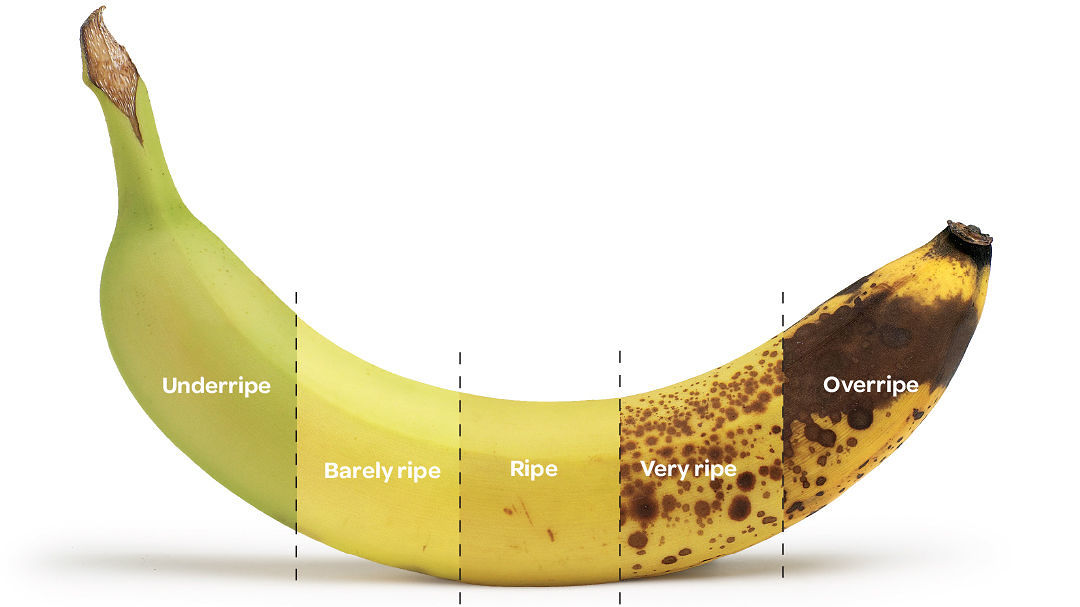
#> input picture backend/bananaIMG.jpg, 1080 x 607 px
$ python -i final.py   (imports and definitions only)   (Python 2 division)
#> lines starting #> are read from the running program, lines starting #| are printed output that depends on the picture; after the words box and inside, x2 and y2 are one past the last pixel; in counts of white or black regions, pixels touching at a corner belong together
import io
import os
import cv2
import numpy as np

# Imports the Google Cloud client library
from google.cloud import vision
from google.cloud.vision import types

#route =  bananaIMG.jpg
#route = '/home/rchikka/gcloud/visionex/a-Ripening-Stages-of-Banana-Fruit-1-7-Completely-unripe-to-completely-ripen.png'
#route = '/home/rchikka/gcloud/visionex/190683-131-E796F1EE.jpg'

def buffer(x, y):
    if (x + 50 > y) or (x - 50 < y):
        return True

# [42 lines left out: function colorAnalyze, not called in this run]

def markBackground(filename):
    # == Parameters =======================================================================
    # BLUR = 21
#> called with filename = 'bananaIMG.jpg'
    CANNY_THRESH_1 = 0
    CANNY_THRESH_2 = 170
    MASK_DILATE_ITER = 10
    MASK_ERODE_ITER = 10
    MASK_COLOR = (0.0, 0.0, 1.0)  # In BGR format

    # == Processing =======================================================================

    # -- Read image -----------------------------------------------------------------------
    img = cv2.imread(filename)
#> img is the input picture: shape (607, 1080, 3); mean B, G, R 203.5, 227.6, 233.8
    gray = cv2.cvtColor(img, cv2.COLOR_BGR2GRAY)
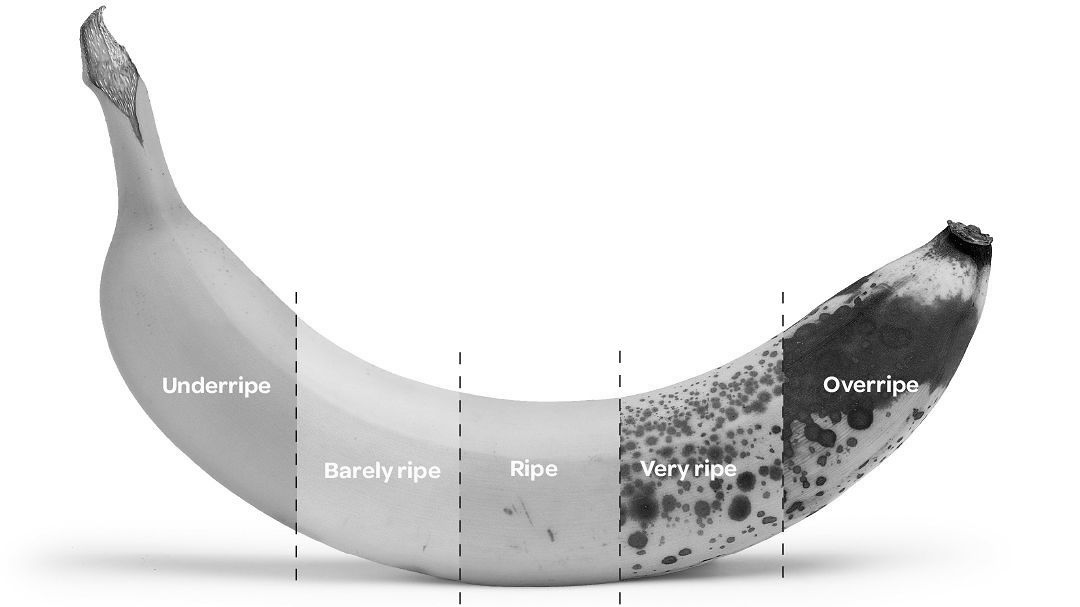
#> gray: shape (607, 1080); min 0, max 255, mean 226.7

    orig = cv2.cvtColor(img, cv2.COLOR_BGR2RGB)
    # np.save("bananaORIG", orig)

    # -- Edge detection -------------------------------------------------------------------
    edges = cv2.Canny(gray, CANNY_THRESH_1, CANNY_THRESH_2)
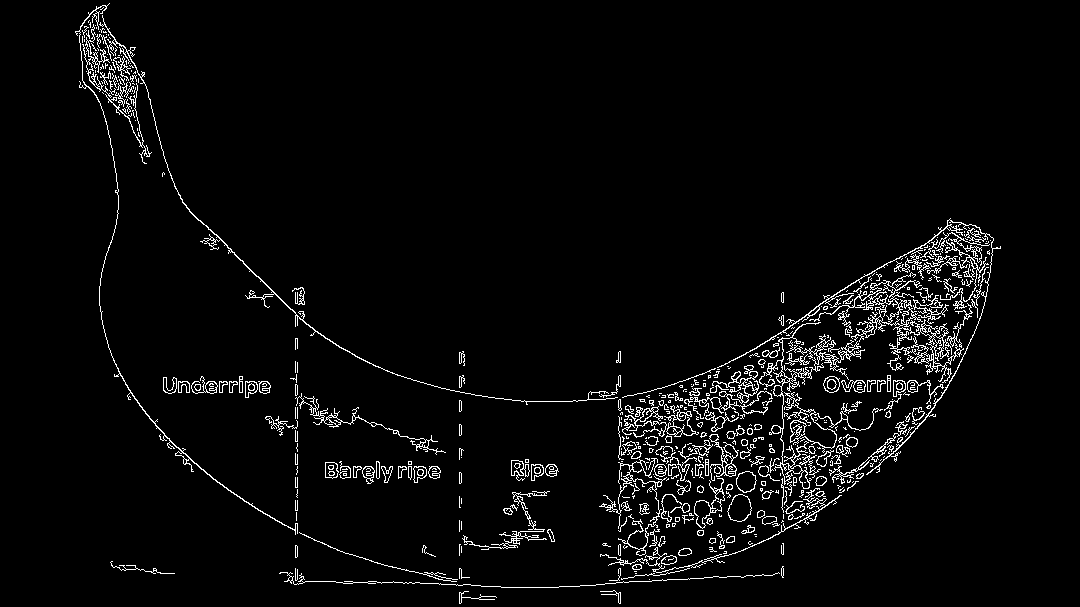
#> edges: shape (607, 1080); 3.7% white in thin lines or dots, all inside (x1, y1, x2, y2) = (75, 3, 1001, 604)
    edges = cv2.dilate(edges, None)
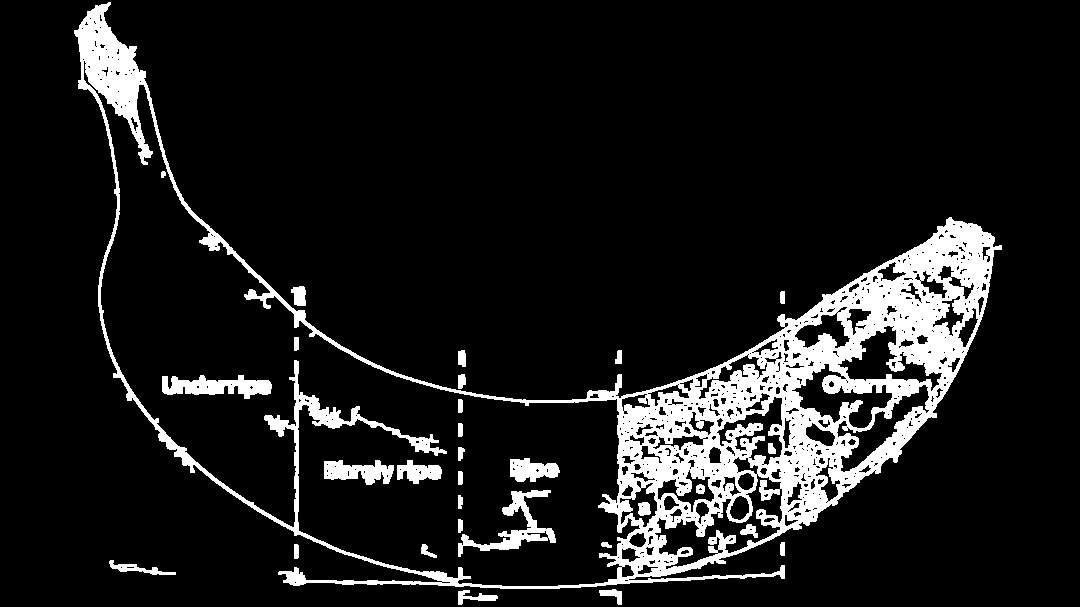
#> edges: shape (607, 1080); 10.7% white; 30 white regions, largest, box (x1, y1, x2, y2) and area: (74, 2, 1002, 589) 61701, (458, 490, 556, 557) 1671, (162, 375, 272, 399) 1559
    edges = cv2.erode(edges, None)
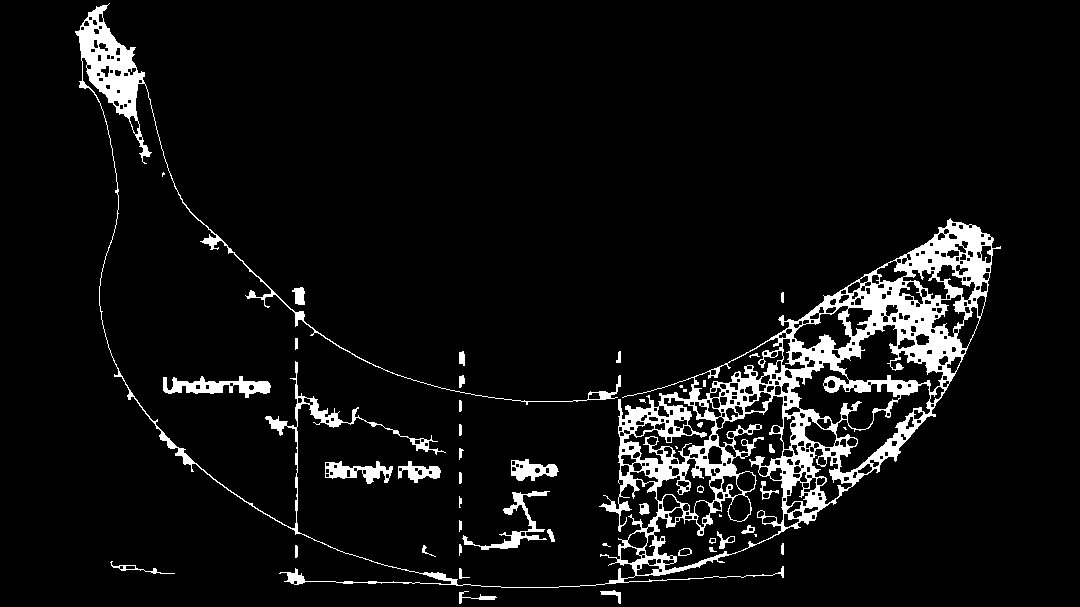
#> edges: shape (607, 1080); 6.5% white; 48 white regions (9 under 20 px)

    # -- Find contours in edges, sort by area ---------------------------------------------
    contour_info = []
    contours, _ = cv2.findContours(edges, cv2.RETR_EXTERNAL, cv2.CHAIN_APPROX_SIMPLE)
#> contours = 33 contours, 10 with area under 20; largest, box (x1, y1, x2, y2) and area: (75, 3, 1001, 588) 72211, (163, 376, 271, 398) 1030, (325, 461, 393, 484) 738, (462, 491, 550, 550) 711, (511, 459, 559, 481) 606
    for c in contours:
        contour_info.append((
            c,
            cv2.isContourConvex(c),
            cv2.contourArea(c),
        ))
#> this loop made 33 passes
#> c on pass 23: [[683, 389], [683, 391], [686, 391], [686, 389]]
#> after the loop, contour_info = 33 items
    contour_info = sorted(contour_info, key=lambda c: c[2], reverse=True)
    max_contour = contour_info[0]
#> max_contour = 3 items, first 3: contour of 3225 points, box (x1, y1, x2, y2) (75, 3, 1001, 588), area 72211, False, 72211

    # -- Create empty mask, draw filled polygon on it corresponding to largest contour ----
    # Mask is black, polygon is white
    mask = np.zeros(edges.shape)
    cv2.fillConvexPoly(mask, max_contour[0], (255))
#> mask: shape (607, 1080) float64; 8% white; 1 white region, box (x1, y1, x2, y2) and area: (75, 3, 1001, 588) 52392

    # -- Smooth mask, then blur it --------------------------------------------------------
    mask = cv2.dilate(mask, None, iterations=MASK_DILATE_ITER)
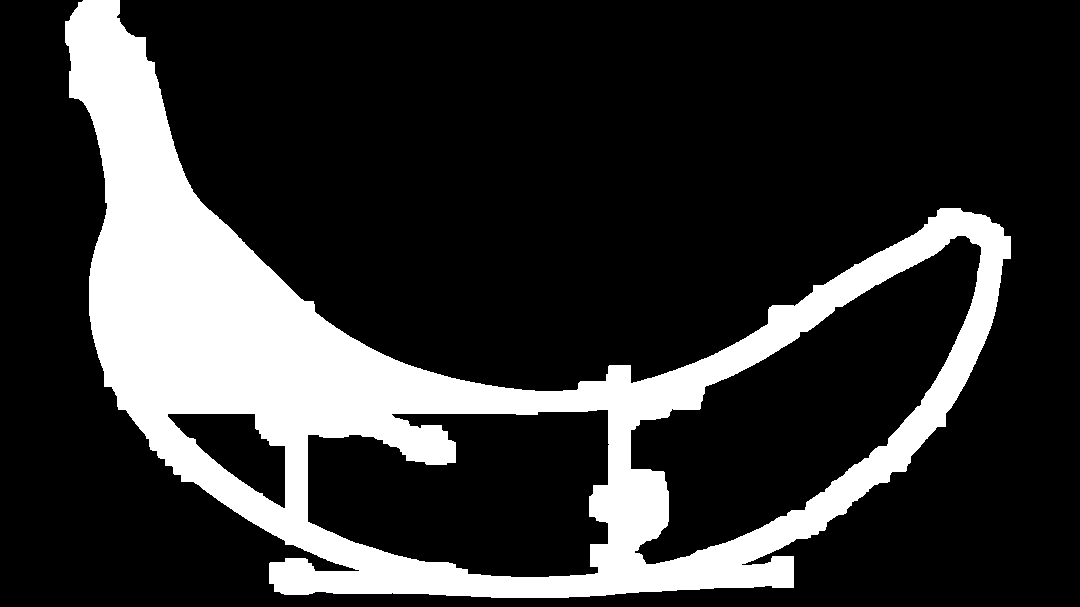
#> mask: shape (607, 1080) float64; 20.2% white; 1 white region, box (x1, y1, x2, y2) and area: (65, 0, 1011, 598) 132318
    mask = cv2.erode(mask, None, iterations=MASK_ERODE_ITER)
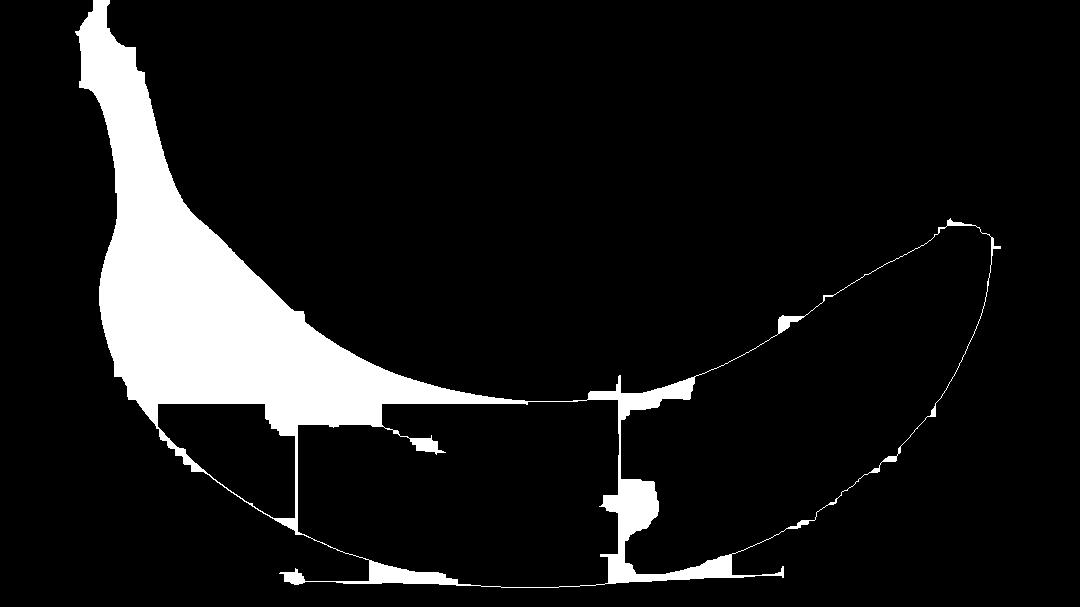
#> mask: shape (607, 1080) float64; 9.5% white; 1 white region, box (x1, y1, x2, y2) and area: (75, 0, 1001, 588) 62508
    # mask = cv2.GaussianBlur(mask, (BLUR, BLUR), 0)  # we're not blurring
    mask_stack = np.dstack([mask] * 3)  # Create 3-channel alpha mask

    # -- Blend masked img into MASK_COLOR background --------------------------------------
    mask_stack = mask_stack.astype('float32') / 255.0  # Use float matrices,
    img = img.astype('float32') / 255.0  # for easy blending

    masked = (mask_stack * img) + ((1 - mask_stack) * MASK_COLOR)  # Blend
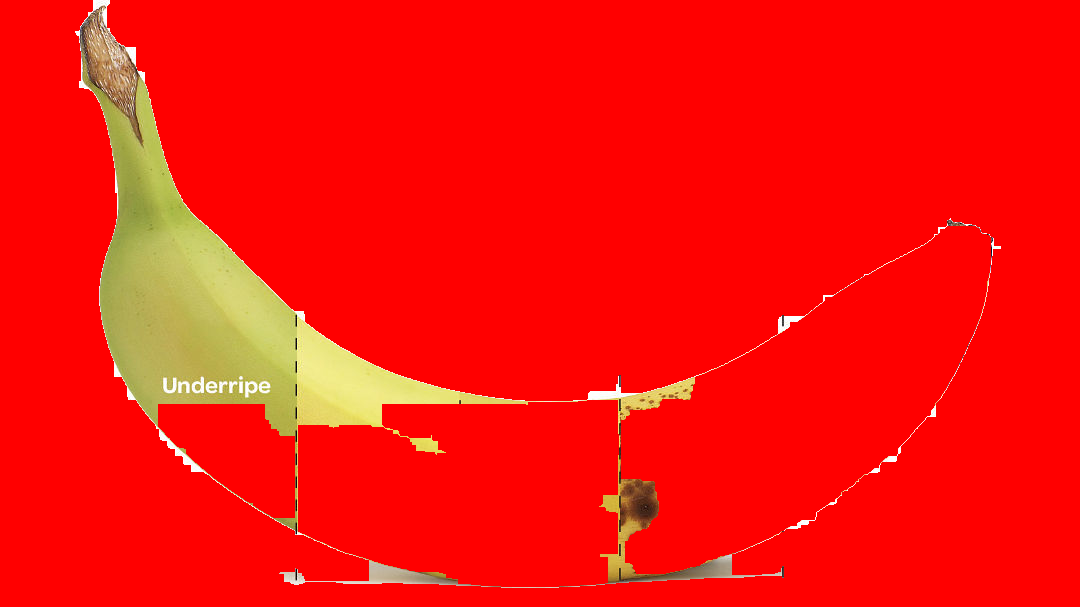
#> masked: shape (607, 1080, 3) float64; mean of channels 0, 1, 2 0.0384, 0.0694, 0.977; drawn as B, G, R
    masked = (masked * 255).astype('uint8')  # Convert back to 8-bit

    masked = cv2.cvtColor(masked, cv2.COLOR_BGR2RGB)
    # [6 lines of commented-out code are left out]

    return masked


# [75 lines left out: functions cropBox, label_check, localize_objects, core, not called in this run]


# main(route) # make sure route is established!

>>> result = markBackground('bananaIMG.jpg')
